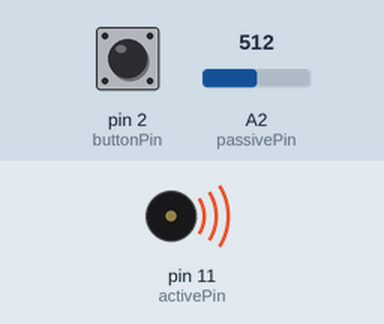
This sketch was run on a simulated Arduino Uno, built with avr-gcc and run on an emulated ATmega328P. Parts: buzzer (waves = sounding). The inputs (shaded band) are chosen by the test bench; at power-on: A2 (passivePin) = 512, pin 2 (buttonPin) LOW.

Above: at 10.8 s.
10.9 s: A2 (passivePin) set to 8
13.3 s: A2 (passivePin) set to 11
At 26.5 s:
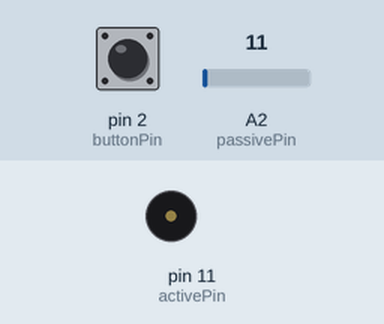
Timing chart, 0 to 31.0 s (numbered marks = the images above; inputs shaded):
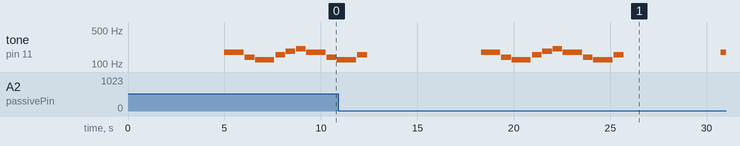

The sketch:

knockDetectorBuzzer.ino
```cpp
#include "pitches.h"

int melody[] = {
NOTE_F3, NOTE_CS3, NOTE_B2, NOTE_DS3, NOTE_FS3, NOTE_GS3,
NOTE_F3, NOTE_CS3, NOTE_B2, NOTE_DS3
};
int noteDurations[] = {
2, 4, 2, 4, 4, 4, 2, 4, 2, 4
};
const int passivePin = A2;
int passiveValue=0;
const int activePin=11;
const int buttonPin=2;
int buttonValue=0;
int timeDifference=0;
int timePressed=0;
int timeCount=0;

void setup() {
pinMode(passivePin, INPUT);
pinMode(activePin,OUTPUT);
pinMode(buttonPin,INPUT);
Serial.begin(9600);
}

void loop() {
passiveValue = analogRead(passivePin);
timeCount=millis();

if(passiveValue>=10){
  timePressed=millis();
  while(timeCount-timePressed<5000){
    timeCount=millis();
  }
  passiveValue=0;
  for (int thisNote = 0; thisNote < 10; thisNote++) {
    buttonValue=digitalRead(buttonPin);
    if(buttonValue==1){
      break;
    }
    int noteDuration = 2000 / noteDurations[thisNote];
    tone(activePin, melody[thisNote], noteDuration);
    int pauseBetweenNotes = noteDuration * 1.06;
    delay(pauseBetweenNotes);
    }
  }
}
```

pitches.h
```cpp
#define NOTE_B0  31
#define NOTE_C1  33
#define NOTE_CS1 35
#define NOTE_D1  37
#define NOTE_DS1 39
#define NOTE_E1  41
#define NOTE_F1  44
#define NOTE_FS1 46
#define NOTE_G1  49
#define NOTE_GS1 52
#define NOTE_A1  55
#define NOTE_AS1 58
#define NOTE_B1  62
#define NOTE_C2  65
#define NOTE_CS2 69
#define NOTE_D2  73
#define NOTE_DS2 78
#define NOTE_E2  82
#define NOTE_F2  87
#define NOTE_FS2 93
#define NOTE_G2  98
#define NOTE_GS2 104
#define NOTE_A2  110
#define NOTE_AS2 117
#define NOTE_B2  123
#define NOTE_C3  131
#define NOTE_CS3 139
#define NOTE_D3  147
#define NOTE_DS3 156
#define NOTE_E3  165
#define NOTE_F3  175
#define NOTE_FS3 185
#define NOTE_G3  196
#define NOTE_GS3 208
#define NOTE_A3  220
#define NOTE_AS3 233
#define NOTE_B3  247
#define NOTE_C4  262
#define NOTE_CS4 277
#define NOTE_D4  294
#define NOTE_DS4 311
#define NOTE_E4  330
#define NOTE_F4  349
#define NOTE_FS4 370
#define NOTE_G4  392
#define NOTE_GS4 415
#define NOTE_A4  440
#define NOTE_AS4 466
#define NOTE_B4  494
#define NOTE_C5  523
#define NOTE_CS5 554
#define NOTE_D5  587
#define NOTE_DS5 622
#define NOTE_E5  659
#define NOTE_F5  698
#define NOTE_FS5 740
#define NOTE_G5  784
#define NOTE_GS5 831
#define NOTE_A5  880
#define NOTE_AS5 932
#define NOTE_B5  988
#define NOTE_C6  1047
#define NOTE_CS6 1109
#define NOTE_D6  1175
#define NOTE_DS6 1245
#define NOTE_E6  1319
#define NOTE_F6  1397
#define NOTE_FS6 1480
#define NOTE_G6  1568
#define NOTE_GS6 1661
#define NOTE_A6  1760
#define NOTE_AS6 1865
#define NOTE_B6  1976
#define NOTE_C7  2093
#define NOTE_CS7 2217
#define NOTE_D7  2349
#define NOTE_DS7 2489
#define NOTE_E7  2637
#define NOTE_F7  2794
#define NOTE_FS7 2960
#define NOTE_G7  3136
#define NOTE_GS7 3322
#define NOTE_A7  3520
#define NOTE_AS7 3729
#define NOTE_B7  3951
#define NOTE_C8  4186
#define NOTE_CS8 4435
#define NOTE_D8  4699
#define NOTE_DS8 4978
```

Measured:
- after the input at 13.3 s, tone on pin 11 (activePin): plays 175 Hz for 1.0 s, 139 Hz for 0.50 s, 123 Hz for 1.0 s, 156 Hz for 0.50 s, 185 Hz for 0.50 s, 208 Hz for 0.50 s … (11 notes in this stretch), starting after 5.0 s
- by itself, tone on pin 11 (activePin): plays 175 Hz for 1.0 s, 139 Hz for 0.50 s, 123 Hz for 1.0 s, 156 Hz for 0.50 s, 185 Hz for 0.50 s, 208 Hz for 0.50 s … (9 notes in this stretch)
